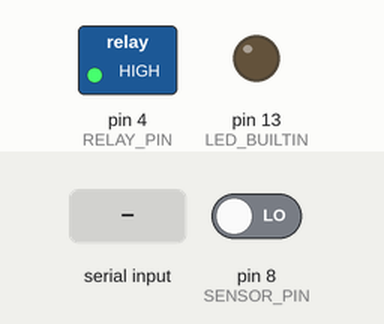
This sketch was run on a simulated Arduino Uno, built with avr-gcc and run on an emulated ATmega328P. Shown: switched loads named in the sketch (green lamp = pin HIGH), output pins drawn as LEDs (lit = HIGH). The test bench sets the inputs (shaded band); at power-on: pin 8 (SENSOR_PIN) LOW.

Above: at 1.2 s.
1.3 s: "H" received over Serial
At 2.5 s:
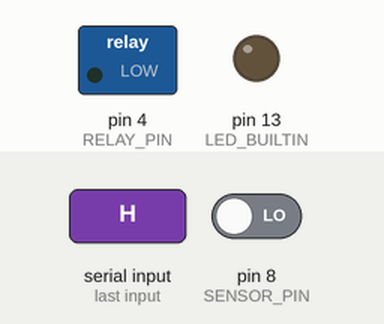
5.5 s: "L" received over Serial
At 6.9 s:
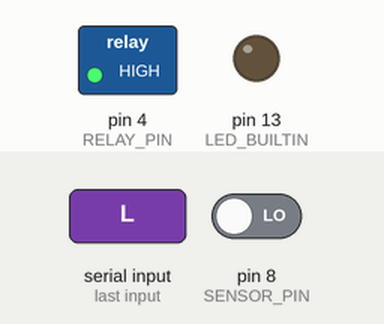
Timing chart, 0 to 8.5 s (numbered marks = the images above; inputs shaded):
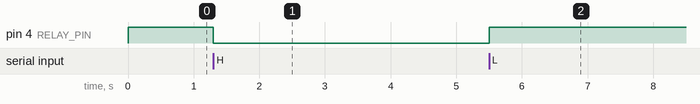

Measured:
- after the input at 1.3 s, pin 4 (RELAY_PIN): HIGH → LOW at once
- after the input at 5.5 s, pin 4 (RELAY_PIN): LOW → HIGH at once

The sketch:

mk3-sound.ino
```cpp
const int SENSOR_PIN = 8; // Pin donde está conectado el sensor
const int RELAY_PIN = 4; //LED_BUILTIN for test

bool ledState = LOW;
bool presenceDetected = LOW;
char command;
int currentState;

unsigned long lastReportTime = 0;
unsigned long currentMillis = 0;

void setup() {
  Serial.begin(9600);  // Inicia la comunicación serie
  pinMode(RELAY_PIN, OUTPUT); // Configura el pin del LED como salida
  pinMode(LED_BUILTIN, OUTPUT);
  pinMode(SENSOR_PIN, INPUT); // Configurar el pin 8 como entrada
  digitalWrite(RELAY_PIN, HIGH);
  digitalWrite(LED_BUILTIN, LOW);
  //Relay Low = energizado = NA
}

void processSerialInput() {
  if (Serial.available() > 0) {           // Revisa si hay datos disponibles
    command = Serial.read();

    if (command == 'H') {
      ledState = LOW;
    } else if (command == 'L') {
      ledState = HIGH;
    }
    digitalWrite(RELAY_PIN, ledState);
  }
}

void processScreen() {
  currentState = digitalRead(SENSOR_PIN); // Leer el estado del pin
  currentMillis = millis(); // Obtener el tiempo actual desde el inicio

  if (presenceDetected == LOW) {
    presenceDetected = currentState;
  }

  if (currentMillis - lastReportTime >= 2000) {
    if (presenceDetected == HIGH) {
      Serial.println(1);  // Enviar "HIGH" si el sensor está en HIGH
    }
    presenceDetected = LOW;
    lastReportTime = currentMillis;  // Actualizar el tiempo del último reporte
  }
}

void loop() {
  processSerialInput();
  processScreen();
}
```
